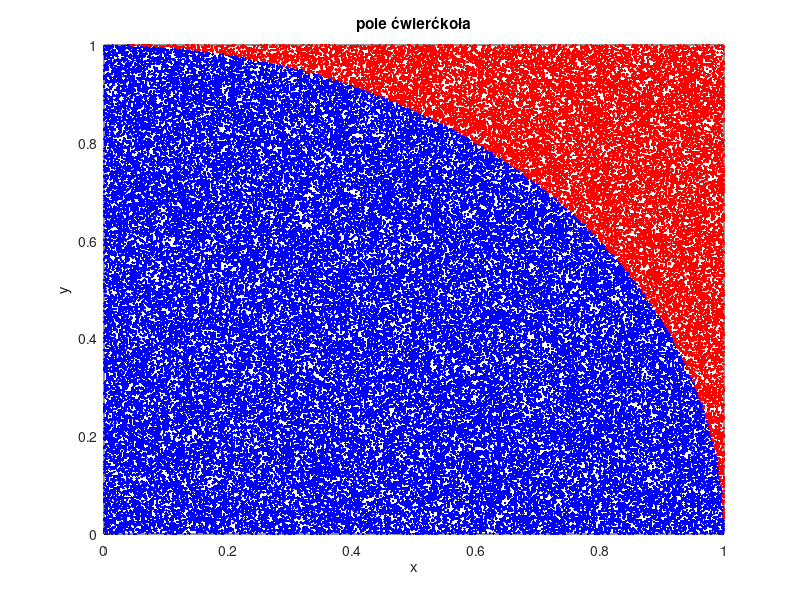

The MATLAB script that drew this image: (Note: this script raises an error after producing the figure.)
N = 100000;
dim = 2;
punkty = rand(dim, N);

r = sum(punkty.^2)
number_accepted = sum(r<1)
fraction_accepted = number_accepted/N
pi_estimate = 4*fraction_accepted

punkty_in = punkty(:,r<1)
punkty_out = punkty(:, r>1)


plot(punkty_in(1,:), punkty_in(2,:), 'b.')
hold on
plot(punkty_out(1,:), punkty_out(2,:), 'r.')
xlabel('x')
ylabel('y')
title('pole ćwierćkoła')
%x = linspace(0,1,1000);
f = @(x) sqrt(1-x.^2)
pi_numerical_estimate = 4*quadgk(f, 0, 1)
relative_difference = (pi_estimate-pi_numerical_estimate)/pi_numerical_estimate

%%czesc 2
dims = 2:10;
fractions = zeros(1,9)
for i = dims
    fractions(i-1) = hypersphere(i);
end
fractions
hold off
plot(dims,fractions)
xlabel('wymiar')
ylabel('acceptance ratio')
title('dlaczego monte carlo sie slabiej nadaje w wielu wymiarach')


x = linspace(0,1,100)
y = x
y(x<0.5) = 4*x(x<0.5)
y(x>=0.5) = 4-4*x(x>=0.5)
N_random = 1000
random_tent = zeros(1,N_random);
for i = 1:N_random
    random_number = rand();
    acceptance_random = rand();
    while acceptance_random > tent(random_number)
        random_number = rand();
        acceptance_random = rand();
    end
    random_tent(i) = random_number;
end
[m, bin] = hist(random_tent, 100);
m = m/trapz(bin, m)
bar(bin,m)
hold on
plot(x,y)
xlabel('x')
ylabel('pdf rozkladu namiotowego')
title('von Neumann acceptance-rejection alg')